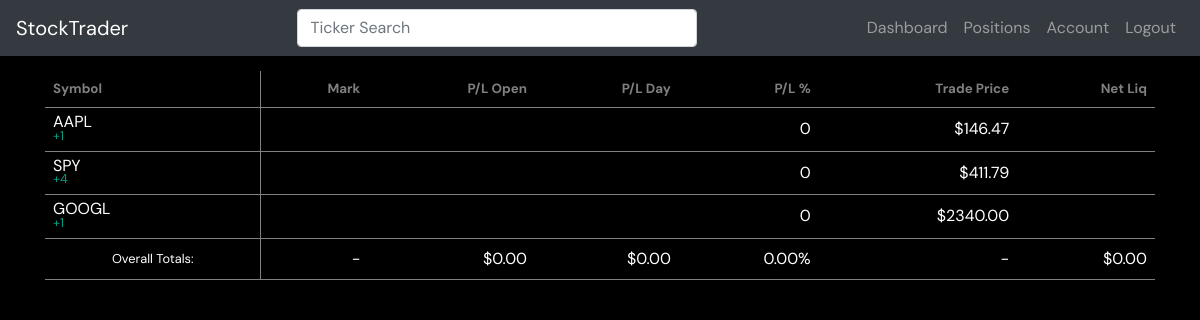
/dashboard/positions/ (signed in), run on an earlier commit of the app's database.
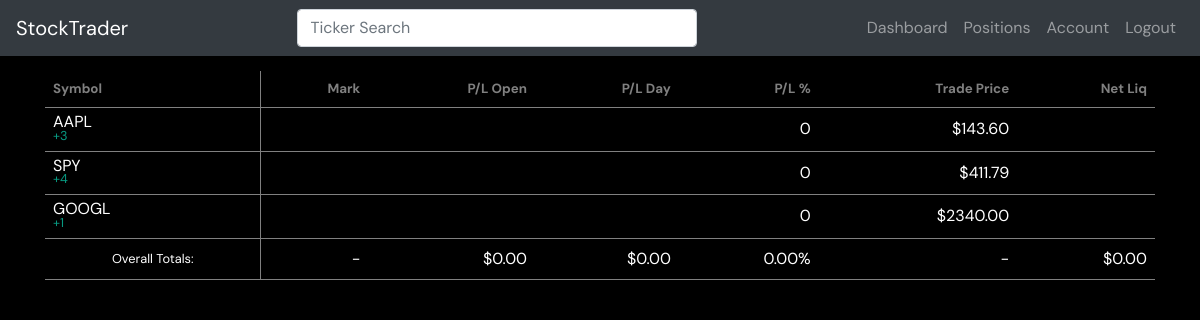
And on a later commit of the database.
### stocks/models.py (models this page shows)
class Stock(models.Model):
    ticker = models.CharField(max_length=10)
    numShares = models.IntegerField();
    avgPrice = models.DecimalField(max_digits=6, decimal_places=2)
    portfolio = models.ForeignKey(Portfolio,on_delete=models.CASCADE)
    def __str__(self):
        return self.ticker

### portfolio/views.py (the view)
# urls.py: path('positions/',views.positions,name='positions'),
@login_required
def positions(request):
    user = request.user
    portfolio = Portfolio.objects.get(user=user)
    stocks = portfolio.stock_set.all()
    cash = portfolio.cashBalance
    context = {'stocks':stocks, 'cash':cash}
    return render(request,'portfolio/positions.html',context)

### portfolio/templates/portfolio/positions.html (shortened to what this page needs)
{% extends 'base.html' %} {% load static %} {% block css %}
<link rel="stylesheet" href="{% static 'portfolio/styles.css' %}" />
{% endblock css %} {% block content %}
<div class="container">
  <div style="overflow-x: auto" id="positions">
    <table>
      <thead>
        <th class="symbolCol">Symbol</th>
        <th>Mark</th>
        <th>P/L Open</th>
        <th>P/L Day</th>
        <th>P/L %</th>
        <th>Trade Price</th>
        <th>Net Liq</th>
      </thead>
      <tbody>
        {% for stock in stocks %}
        <tr>
          <td class="symbolCol">
            <a href="{% url 'portfolio:ticker' stock %}" class="ticker"
              >{{stock.ticker}}</a
            ><br />
            <small class="quantity">+{{stock.numShares}}</small>
          </td>
          <td class="marks"></td>
          <td class="plOpen"></td>
          <td class="plDay"></td>
          <td class="percentReturn">0</td>
          <td class="tradePrice">${{stock.avgPrice}}</td>
          <td class="netLiq"></td>
        </tr>
        {% endfor %}
        <tr>
          <td class="symbolCol" id="overallSec">Overall Totals:</td>
          <td>-</td>
          <td class="totalPlOpen"></td>
          <td class="totalPlDay"></td>
          <td id="totalPlPercent"></td>
          <td>-</td>
          <td class="totalNetLiq"></td>
        </tr>
      </tbody>
    </table>
  </div>
</div>
{% endblock content %}

What changed in the data, as far as the page shows it:
changed Stock "AAPL": numShares "1" → "3"; avgPrice "146.47" → "143.60"
